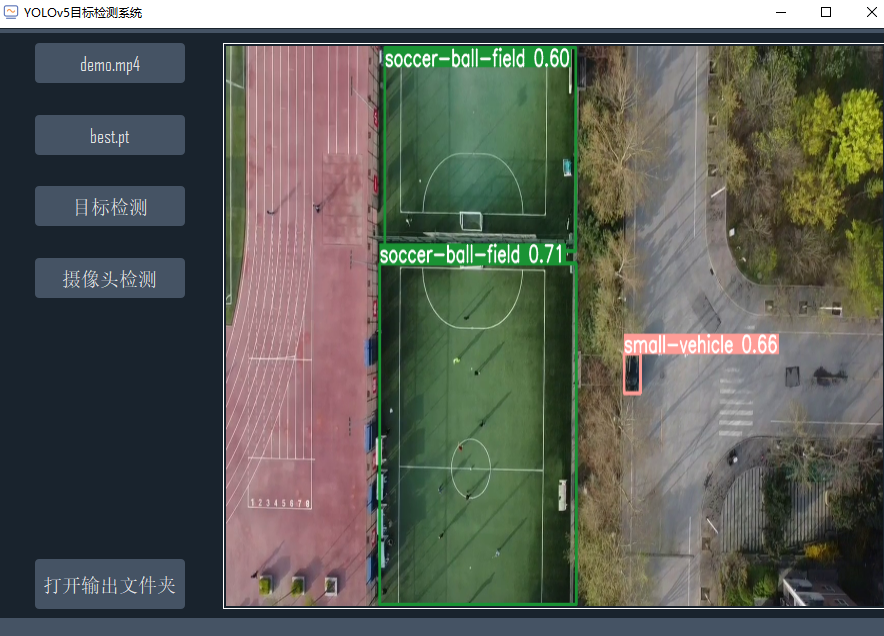
#> input picture yolov5_pyqt5-master/Assets/show.png, 884 x 636 px, given as the content of the folder C:/Users/86183/Desktop/收集1, which was not available
$ python seagment.py
#> lines starting #> are read from the running program, lines starting #| are printed output that depends on the picture; pictures that were not available may be replaced by others from this repository, and a replacement may not be noted
# -*- coding: utf-8 -*-
import os
#需要引入PIL的Image类，终端分别输入pip3 install pillow和pip install image即可
from PIL import Image
#源图片存储路径
path_img = 'C:\\Users\\86183\\Desktop\\收集1'
img_dir = os.listdir(path_img)
print(img_dir)
print(len(img_dir))
for i in range(len(img_dir)):
    #获取初始图片名作为id
    id = img_dir[i].split('.')[0]
    img = Image.open(path_img + '/' + img_dir[i])
#> img is the input picture: PIL image 884x636 RGB; mean R, G, B 93.1, 96, 88.4
    size_img = img.size
#> size_img = (884, 636)
    print(size_img)
#| (884, 636)
    # 准备将图片切割成4张小图片,这里后面的2是开根号以后的数，比如你想分割为9张，将2改为3即可
    weight = int(size_img[0] // 2)
#> weight = 442
    height = int(size_img[1] // 2)
#> height = 318
    for j in range(2):
        for k in range(2):
            box = (weight * k, height * j, weight * (k + 1), height * (j + 1))
            region = img.crop(box)
            #输出路径
            region.save('C:\\Users\\86183\\Desktop\\test2\\''{}-{}{}.png'.format(id, j, k))
#> this loop made 2 passes
#> pass 1, `region.save('C:\\Users\\86183\\Desktop\\test2\\''{}-{}{}.png'.format(i..`:
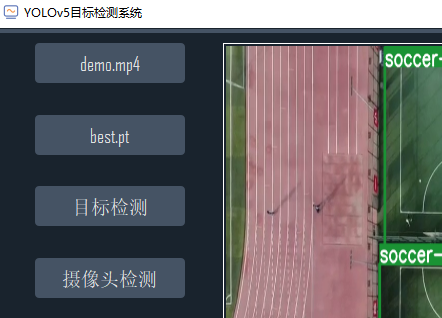
#> saved as show-00.png: PIL image 442x318 RGB; mean R, G, B 98.6, 97.8, 100.1
#> pass 1, `region.save('C:\\Users\\86183\\Desktop\\test2\\''{}-{}{}.png'.format(i..`:
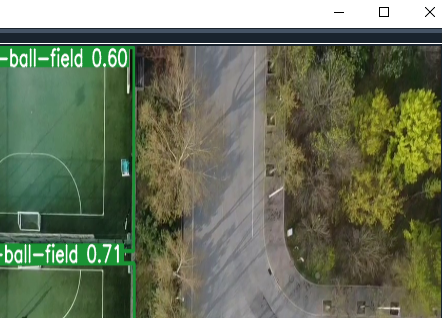
#> saved as show-01.png: PIL image 442x318 RGB; mean R, G, B 104.5, 114.1, 90
#> pass 2, `region.save('C:\\Users\\86183\\Desktop\\test2\\''{}-{}{}.png'.format(i..`:
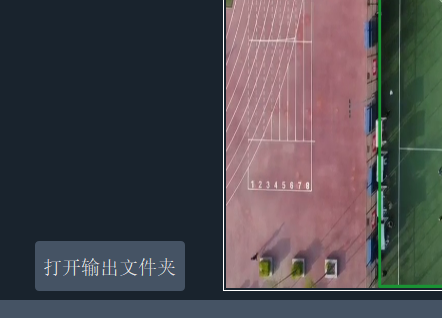
#> saved as show-10.png: PIL image 442x318 RGB; mean R, G, B 75.7, 72.8, 77.6
#> pass 2, `region.save('C:\\Users\\86183\\Desktop\\test2\\''{}-{}{}.png'.format(i..`:
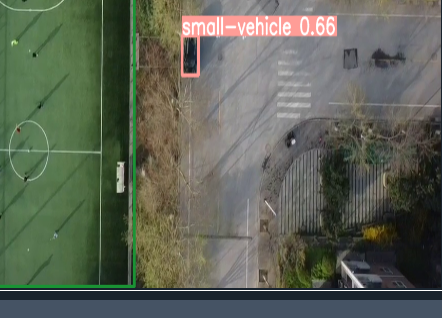
#> saved as show-11.png: PIL image 442x318 RGB; mean R, G, B 93.6, 99.5, 85.9

$ run again, on yolov5_pyqt5-master/data/img/00bbcd9af.jpg
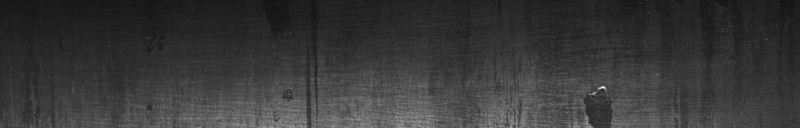
#> input picture yolov5_pyqt5-master/data/img/00bbcd9af.jpg, 1600 x 256 px, given as the content of the folder C:/Users/86183/Desktop/收集1, which was not available (shown at 1/2 size)
#> img is the input picture: PIL image 1600x256 RGB; min 13, max 255, mean 55.9
#| (1600, 256)
#> the loop `for j in range(2):` made 2 passes
#> pass 1, `region.save('C:\\Users\\86183\\Desktop\\test2\\''{}-{}{}.png'.format(i..`:
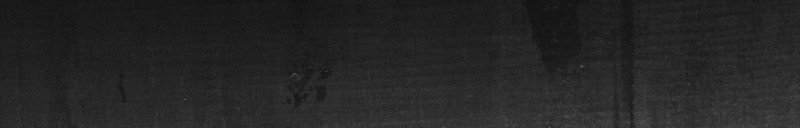
#> saved as 00bbcd9af-00.png: PIL image 800x128 RGB; min 17, max 101, mean 37.3
#> pass 2, `region.save('C:\\Users\\86183\\Desktop\\test2\\''{}-{}{}.png'.format(i..`:
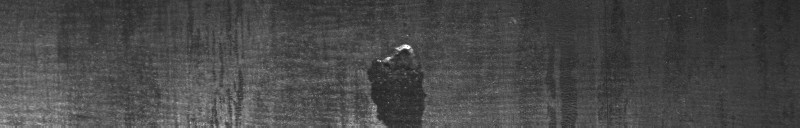
#> saved as 00bbcd9af-11.png: PIL image 800x128 RGB; min 27, max 255, mean 72

$ run again, on yolov5_pyqt5-master/result/0bd004c2d.jpg
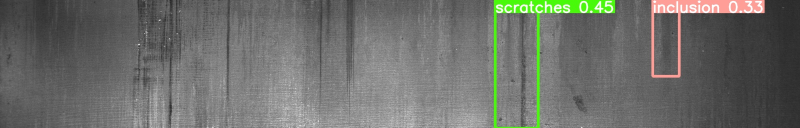
#> input picture yolov5_pyqt5-master/result/0bd004c2d.jpg, 1600 x 256 px, given as the content of the folder C:/Users/86183/Desktop/收集1, which was not available (shown at 1/2 size)
#> img is the input picture: PIL image 1600x256 RGB; mean R, G, B 108.5, 110.2, 105.9
#| (1600, 256)
#> the loop `for j in range(2):` made 2 passes
#> pass 1, `region.save('C:\\Users\\86183\\Desktop\\test2\\''{}-{}{}.png'.format(i..`:
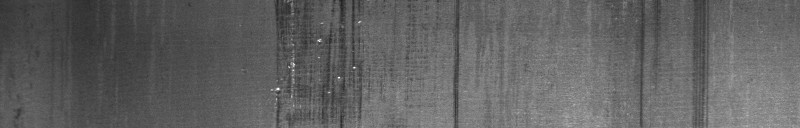
#> saved as 0bd004c2d-00.png: PIL image 800x128 RGB; min 31, max 255, mean 97.3
#> pass 2, `region.save('C:\\Users\\86183\\Desktop\\test2\\''{}-{}{}.png'.format(i..`:
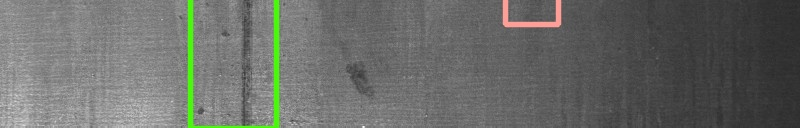
#> saved as 0bd004c2d-11.png: PIL image 800x128 RGB; mean R, G, B 105.4, 107.6, 103.9
